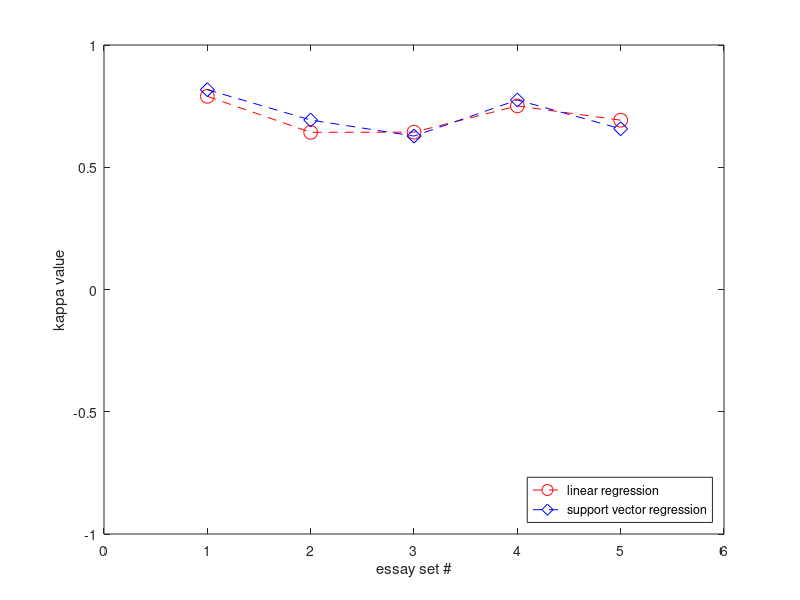

The MATLAB source for this figure:
a = [ 0.790134505334, 0.642857955445, 0.643522406954, 0.750886847833, 0.692496251218 ];
b = [ 0.817330565666, 0.693137082379, 0.627502607493, 0.775082249743, 0.657474984478 ];
figure, plot([1,2,3,4,5],a,'ro--','MarkerSize',10), hold on;
plot([1,2,3,4,5],b,'bd--','MarkerSize',10), axis([0,6,-1,1]),xlabel('essay set #'),ylabel('kappa value'), hold off;
legend('linear regression','support vector regression', 'Location', 'SouthEast');